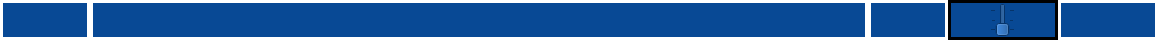
<?xml version="1.0" encoding="UTF-8"?>
<ui version="4.0">
 <class>NewGoal</class>
 <widget class="QWidget" name="NewGoal">
  <property name="geometry">
   <rect>
    <x>0</x>
    <y>0</y>
    <width>1158</width>
    <height>40</height>
   </rect>
  </property>
  <property name="windowTitle">
   <string>GoalFrame</string>
  </property>
  <layout class="QHBoxLayout" name="horizontalLayout">
   <property name="spacing">
    <number>0</number>
   </property>
   <property name="leftMargin">
    <number>0</number>
   </property>
   <property name="topMargin">
    <number>0</number>
   </property>
   <property name="rightMargin">
    <number>0</number>
   </property>
   <property name="bottomMargin">
    <number>0</number>
   </property>
   <item>
    <widget class="QWidget" name="text" native="true">
     <property name="sizePolicy">
      <sizepolicy hsizetype="Minimum" vsizetype="Preferred">
       <horstretch>0</horstretch>
       <verstretch>0</verstretch>
      </sizepolicy>
     </property>
     <layout class="QVBoxLayout" name="tasks">
      <property name="spacing">
       <number>0</number>
      </property>
      <property name="leftMargin">
       <number>0</number>
      </property>
      <property name="topMargin">
       <number>0</number>
      </property>
      <property name="rightMargin">
       <number>0</number>
      </property>
      <property name="bottomMargin">
       <number>0</number>
      </property>
      <item>
       <widget class="QWidget" name="head" native="true">
        <property name="sizePolicy">
         <sizepolicy hsizetype="Preferred" vsizetype="Preferred">
          <horstretch>0</horstretch>
          <verstretch>0</verstretch>
         </sizepolicy>
        </property>
        <property name="minimumSize">
         <size>
          <width>0</width>
          <height>40</height>
         </size>
        </property>
        <property name="cursor">
         <cursorShape>ArrowCursor</cursorShape>
        </property>
        <layout class="QHBoxLayout" name="horizontalLayout_3">
         <property name="spacing">
          <number>0</number>
         </property>
         <property name="leftMargin">
          <number>0</number>
         </property>
         <property name="topMargin">
          <number>0</number>
         </property>
         <property name="rightMargin">
          <number>0</number>
         </property>
         <property name="bottomMargin">
          <number>0</number>
         </property>
         <item>
          <widget class="QLabel" name="number">
           <property name="sizePolicy">
            <sizepolicy hsizetype="Maximum" vsizetype="Minimum">
             <horstretch>0</horstretch>
             <verstretch>0</verstretch>
            </sizepolicy>
           </property>
           <property name="minimumSize">
            <size>
             <width>0</width>
             <height>40</height>
            </size>
           </property>
           <property name="maximumSize">
            <size>
             <width>90</width>
             <height>16777215</height>
            </size>
           </property>
           <property name="font">
            <font>
             <pointsize>21</pointsize>
             <bold>true</bold>
            </font>
           </property>
           <property name="styleSheet">
            <string notr="true">background-color: rgb(8, 73, 149);color : white;border-color : white;</string>
           </property>
           <property name="frameShape">
            <enum>QFrame::Shape::Box</enum>
           </property>
           <property name="lineWidth">
            <number>3</number>
           </property>
           <property name="text">
            <string/>
           </property>
           <property name="textFormat">
            <enum>Qt::TextFormat::MarkdownText</enum>
           </property>
           <property name="alignment">
            <set>Qt::AlignmentFlag::AlignCenter</set>
           </property>
           <property name="textInteractionFlags">
            <set>Qt::TextInteractionFlag::LinksAccessibleByMouse|Qt::TextInteractionFlag::TextSelectableByMouse</set>
           </property>
          </widget>
         </item>
         <item>
          <widget class="QLabel" name="name">
           <property name="sizePolicy">
            <sizepolicy hsizetype="Minimum" vsizetype="Minimum">
             <horstretch>0</horstretch>
             <verstretch>0</verstretch>
            </sizepolicy>
           </property>
           <property name="minimumSize">
            <size>
             <width>0</width>
             <height>40</height>
            </size>
           </property>
           <property name="maximumSize">
            <size>
             <width>16777215</width>
             <height>16777215</height>
            </size>
           </property>
           <property name="font">
            <font>
             <pointsize>15</pointsize>
             <bold>true</bold>
            </font>
           </property>
           <property name="styleSheet">
            <string notr="true">background-color: rgb(8, 73, 149);color : white;border-color : white;</string>
           </property>
           <property name="frameShape">
            <enum>QFrame::Shape::Box</enum>
           </property>
           <property name="lineWidth">
            <number>3</number>
           </property>
           <property name="text">
            <string/>
           </property>
           <property name="textFormat">
            <enum>Qt::TextFormat::MarkdownText</enum>
           </property>
           <property name="alignment">
            <set>Qt::AlignmentFlag::AlignCenter</set>
           </property>
           <property name="textInteractionFlags">
            <set>Qt::TextInteractionFlag::LinksAccessibleByMouse|Qt::TextInteractionFlag::TextSelectableByMouse</set>
           </property>
          </widget>
         </item>
         <item>
          <widget class="QLabel" name="time">
           <property name="enabled">
            <bool>true</bool>
           </property>
           <property name="sizePolicy">
            <sizepolicy hsizetype="Fixed" vsizetype="Minimum">
             <horstretch>0</horstretch>
             <verstretch>0</verstretch>
            </sizepolicy>
           </property>
           <property name="minimumSize">
            <size>
             <width>80</width>
             <height>40</height>
            </size>
           </property>
           <property name="maximumSize">
            <size>
             <width>80</width>
             <height>16777215</height>
            </size>
           </property>
           <property name="font">
            <font>
             <pointsize>19</pointsize>
             <bold>true</bold>
            </font>
           </property>
           <property name="styleSheet">
            <string notr="true">background-color: rgb(8, 73, 149);color : white;border-color : white;</string>
           </property>
           <property name="frameShape">
            <enum>QFrame::Shape::Box</enum>
           </property>
           <property name="lineWidth">
            <number>3</number>
           </property>
           <property name="text">
            <string/>
           </property>
           <property name="textFormat">
            <enum>Qt::TextFormat::MarkdownText</enum>
           </property>
           <property name="alignment">
            <set>Qt::AlignmentFlag::AlignCenter</set>
           </property>
           <property name="textInteractionFlags">
            <set>Qt::TextInteractionFlag::LinksAccessibleByMouse|Qt::TextInteractionFlag::TextSelectableByMouse</set>
           </property>
          </widget>
         </item>
        </layout>
       </widget>
      </item>
     </layout>
    </widget>
   </item>
   <item>
    <widget class="QWidget" name="goalDynamic" native="true">
     <property name="sizePolicy">
      <sizepolicy hsizetype="Maximum" vsizetype="Preferred">
       <horstretch>0</horstretch>
       <verstretch>0</verstretch>
      </sizepolicy>
     </property>
     <layout class="QHBoxLayout" name="horizontalLayout_15">
      <property name="spacing">
       <number>0</number>
      </property>
      <property name="sizeConstraint">
       <enum>QLayout::SizeConstraint::SetDefaultConstraint</enum>
      </property>
      <property name="leftMargin">
       <number>0</number>
      </property>
      <property name="topMargin">
       <number>0</number>
      </property>
      <property name="rightMargin">
       <number>0</number>
      </property>
      <property name="bottomMargin">
       <number>0</number>
      </property>
      <item>
       <widget class="QFrame" name="sliderFrame">
        <property name="sizePolicy">
         <sizepolicy hsizetype="Fixed" vsizetype="Ignored">
          <horstretch>0</horstretch>
          <verstretch>0</verstretch>
         </sizepolicy>
        </property>
        <property name="minimumSize">
         <size>
          <width>110</width>
          <height>40</height>
         </size>
        </property>
        <property name="maximumSize">
         <size>
          <width>110</width>
          <height>16777215</height>
         </size>
        </property>
        <property name="styleSheet">
         <string notr="true">background-color: rgb(8, 73, 149);</string>
        </property>
        <property name="frameShape">
         <enum>QFrame::Shape::Box</enum>
        </property>
        <property name="frameShadow">
         <enum>QFrame::Shadow::Plain</enum>
        </property>
        <property name="lineWidth">
         <number>3</number>
        </property>
        <layout class="QHBoxLayout" name="horizontalLayout_13">
         <property name="spacing">
          <number>0</number>
         </property>
         <property name="sizeConstraint">
          <enum>QLayout::SizeConstraint::SetNoConstraint</enum>
         </property>
         <property name="leftMargin">
          <number>0</number>
         </property>
         <property name="topMargin">
          <number>0</number>
         </property>
         <property name="rightMargin">
          <number>0</number>
         </property>
         <property name="bottomMargin">
          <number>0</number>
         </property>
         <item>
          <widget class="QSlider" name="progressSlider">
           <property name="sizePolicy">
            <sizepolicy hsizetype="Fixed" vsizetype="Minimum">
             <horstretch>0</horstretch>
             <verstretch>0</verstretch>
            </sizepolicy>
           </property>
           <property name="minimumSize">
            <size>
             <width>0</width>
             <height>30</height>
            </size>
           </property>
           <property name="maximum">
            <number>2</number>
           </property>
           <property name="pageStep">
            <number>2</number>
           </property>
           <property name="sliderPosition">
            <number>0</number>
           </property>
           <property name="orientation">
            <enum>Qt::Orientation::Vertical</enum>
           </property>
           <property name="invertedAppearance">
            <bool>false</bool>
           </property>
           <property name="tickPosition">
            <enum>QSlider::TickPosition::TicksBothSides</enum>
           </property>
           <property name="tickInterval">
            <number>1</number>
           </property>
          </widget>
         </item>
        </layout>
       </widget>
      </item>
      <item>
       <widget class="QLabel" name="week">
        <property name="sizePolicy">
         <sizepolicy hsizetype="Preferred" vsizetype="Ignored">
          <horstretch>0</horstretch>
          <verstretch>0</verstretch>
         </sizepolicy>
        </property>
        <property name="minimumSize">
         <size>
          <width>100</width>
          <height>40</height>
         </size>
        </property>
        <property name="maximumSize">
         <size>
          <width>100</width>
          <height>16777215</height>
         </size>
        </property>
        <property name="font">
         <font>
          <pointsize>54</pointsize>
          <bold>true</bold>
         </font>
        </property>
        <property name="styleSheet">
         <string notr="true">background-color: rgb(8, 73, 149);color : white;border-color : white;</string>
        </property>
        <property name="frameShape">
         <enum>QFrame::Shape::Box</enum>
        </property>
        <property name="lineWidth">
         <number>3</number>
        </property>
        <property name="text">
         <string/>
        </property>
        <property name="textFormat">
         <enum>Qt::TextFormat::MarkdownText</enum>
        </property>
        <property name="alignment">
         <set>Qt::AlignmentFlag::AlignCenter</set>
        </property>
        <property name="textInteractionFlags">
         <set>Qt::TextInteractionFlag::LinksAccessibleByMouse|Qt::TextInteractionFlag::TextSelectableByMouse</set>
        </property>
       </widget>
      </item>
     </layout>
    </widget>
   </item>
  </layout>
 </widget>
 <resources/>
 <connections/>
</ui>
